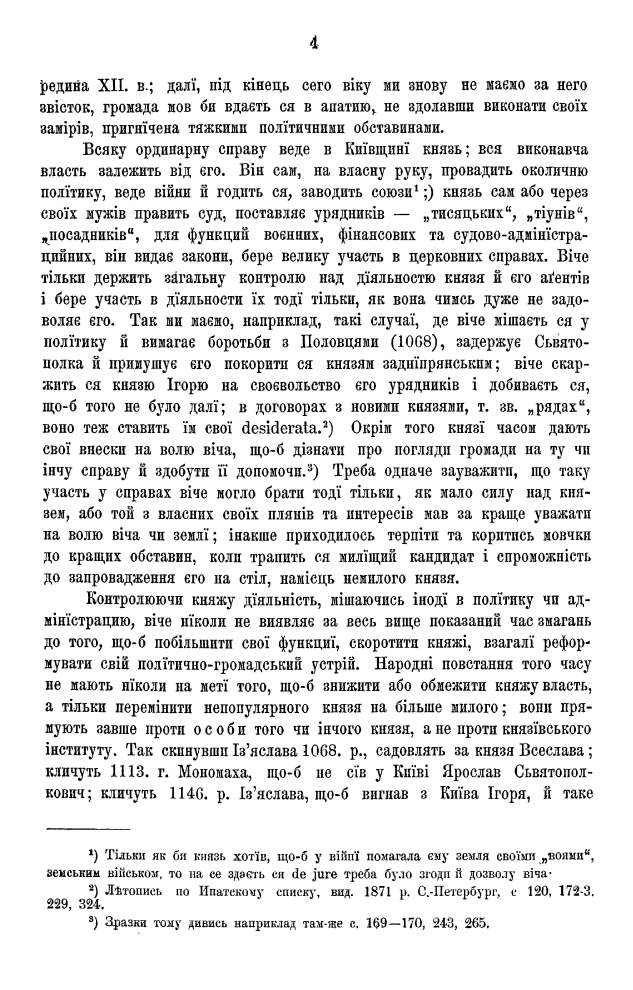
#> input picture data/cropped_pdf_img/out_0.jpg, 2529 x 3959 px (shown at 1/4 size)
$ python model.py
#> lines starting #> are read from the running program, lines starting #| are printed output that depends on the picture; after the words box and inside, x2 and y2 are one past the last pixel; in counts of white or black regions, pixels touching at a corner belong together
#> further down, image is the input picture: shape (3959, 2529, 3); min 0, max 255, mean 228.2
### rlsa.py
import matplotlib.pyplot as plt
import cv2
import numpy as np
from pythonRLSA import rlsa


def detect_blocks(img, debug=False, new_width=200):
#> called with debug = 300, new_width = 200
    grey_img = cv2.cvtColor(img, cv2.COLOR_BGR2GRAY)
    height, width, depth = img.shape
#> height = 3959; width = 2529; depth = 3
    img_scale = new_width / width
#> img_scale = 0.0791
    new_x, new_y = img.shape[1] * img_scale, img.shape[0] * img_scale
#> new_x = 200; new_y = 313.1
    resized_img = cv2.resize(img, (int(new_x), int(new_y)))
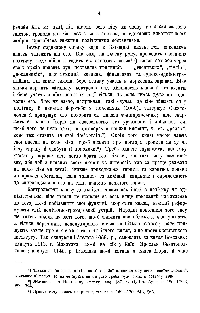
#> resized_img: shape (313, 200, 3); min 0, max 255, mean 228.5
    gray = cv2.cvtColor(resized_img, cv2.COLOR_BGR2GRAY)

    (thresh, image_binary) = cv2.threshold(gray, 150, 255, cv2.THRESH_BINARY)  # THRESH_BINARY_INV
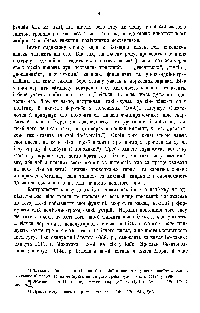
#> image_binary: shape (313, 200); 89.2% white; black in thin lines or dots, all inside (x1, y1, x2, y2) = (13, 12, 188, 294)

#> (the run stopped early here; a loop or call above may not have finished)
